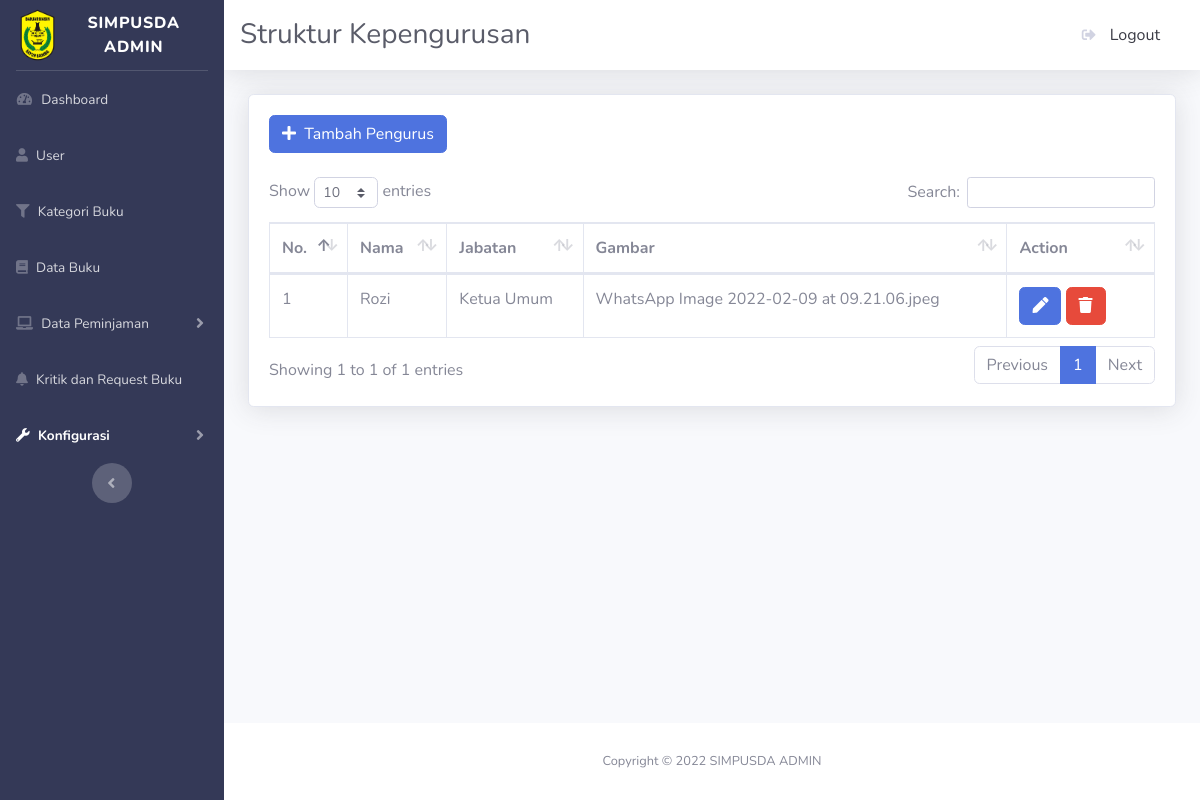
Page /admin/strukturkepengurusan.php on the earlier database version.
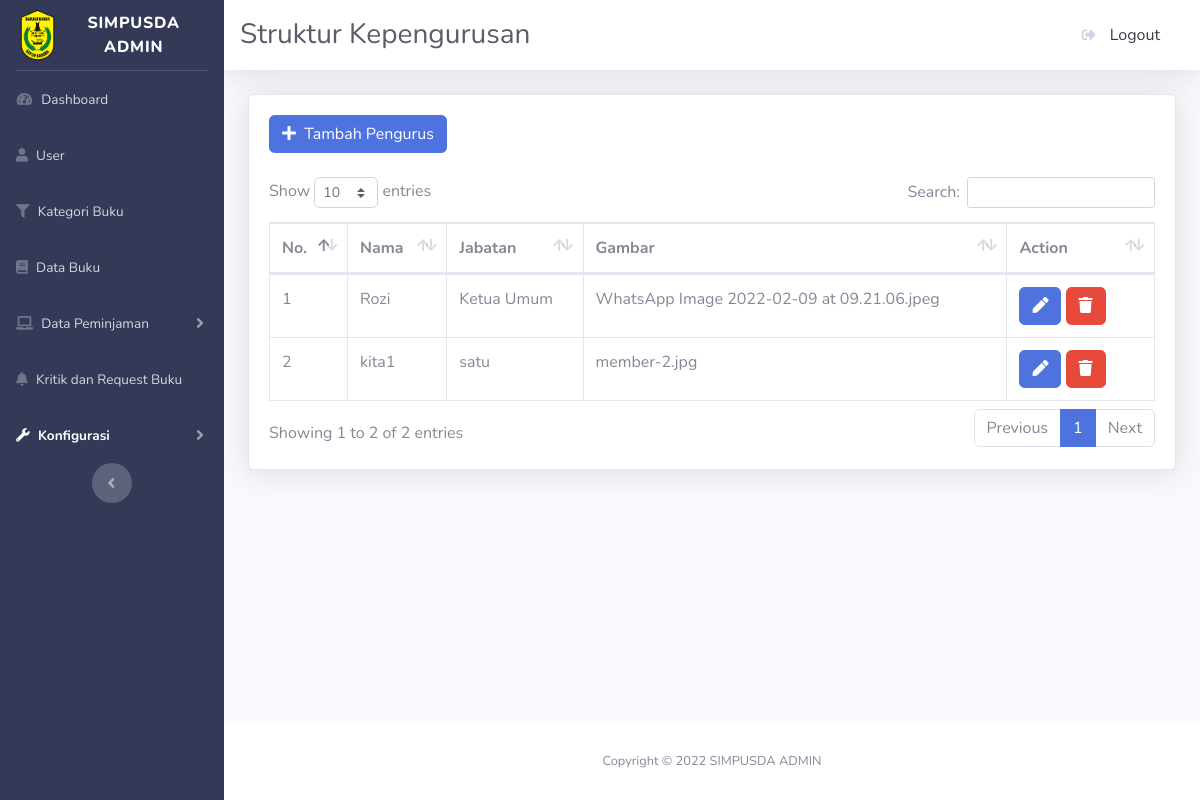
Same page on the later database version.
### tables this page shows
CREATE TABLE `l_struktur` (
  `id` int(11) NOT NULL,
  `nama` varchar(255) NOT NULL,
  `jabatan` varchar(255) NOT NULL,
  `foto` varchar(255) NOT NULL
);

### admin/strukturkepengurusan.php (the view, shortened to what the changed rows need)
<?php
include_once("config.php");
$stmt_struktur = $pdo_conn->prepare("SELECT * FROM l_struktur");
$stmt_struktur->execute();
$result_struktur = $stmt_struktur->fetchAll();
?>
<!DOCTYPE html>
<html lang="en">
<head>
    <link href="vendor/fontawesome-free/css/all.min.css" rel="stylesheet" type="text/css">
    <link href="css/sb-admin-2.min.css" rel="stylesheet">
    <link href="vendor/datatables/dataTables.bootstrap4.min.css" rel="stylesheet">
</head>
<body id="page-top">
    <div id="wrapper">
        <div id="content-wrapper" class="d-flex flex-column">
            <div id="content">
                <div class="container-fluid">
                    <div class="card shadow mb-4">
                        <div class="card-body">
                        <button type="button" class="btn btn-primary" data-toggle="modal" data-target="#exampleModal2">
                                    <i class="fa fa-plus"></i>&nbsp; Tambah Pengurus
                                </button> <br><br>
                            <div class="table-responsive">
                                <table class="table table-bordered" id="dataTable" width="100%" cellspacing="0">
                                <thead>
                                        <tr>
                                          <th scope="col">No.</th>
                                          <th scope="col">Nama</th>
                                          <th scope="col">Jabatan</th>
                                          <th scope="col">Gambar</th>
                                          <th class="col-2">Action</th>
                                        </tr>
                                      </thead>
                                      <tbody>
                                        <?php
                                        $no = 1;
                                          foreach($result_struktur as $user_data){
                                            echo "<tr>";
                                            echo "<td>".$no++."</td>";
                                            echo "<td>".$user_data['nama']."</td>";
                                            echo "<td>".$user_data['jabatan']."</td>";
                                            echo "<td>".$user_data['foto']."</td>";
                                            echo "<td>
                                            <a href='editstruktur.php?id=$user_data[id]'><button class='btn btn-primary' title='Edit'>
                                            <i class ='fa fa-pen'></i></button></a>
                                            <a href='hapusstruktur.php?id=$user_data[id]' class ='confirmation'><button class='btn btn-danger' title='Hapus'>
                                            <i class ='fa fa-trash'></i></button></a>
                                            </td>
                                            </tr>";
                                          }
                                        ?>
                                    </tbody>
                                </table>
                            </div>
                        </div>
                    </div>
                </div>
            </div>
        </div>
    </div>
</body>
</html>

Differences in the rows shown:
added l_struktur: nama "kita1", jabatan "satu", foto "member-2.jpg"
Other differences:
text written by a page script: "Show entries Search: Showing 1 to 1 of 1 entries Previous 1 Next" → "Show entries Search: Showing 1 to 2 of 2 entries Previous 1 Next"
